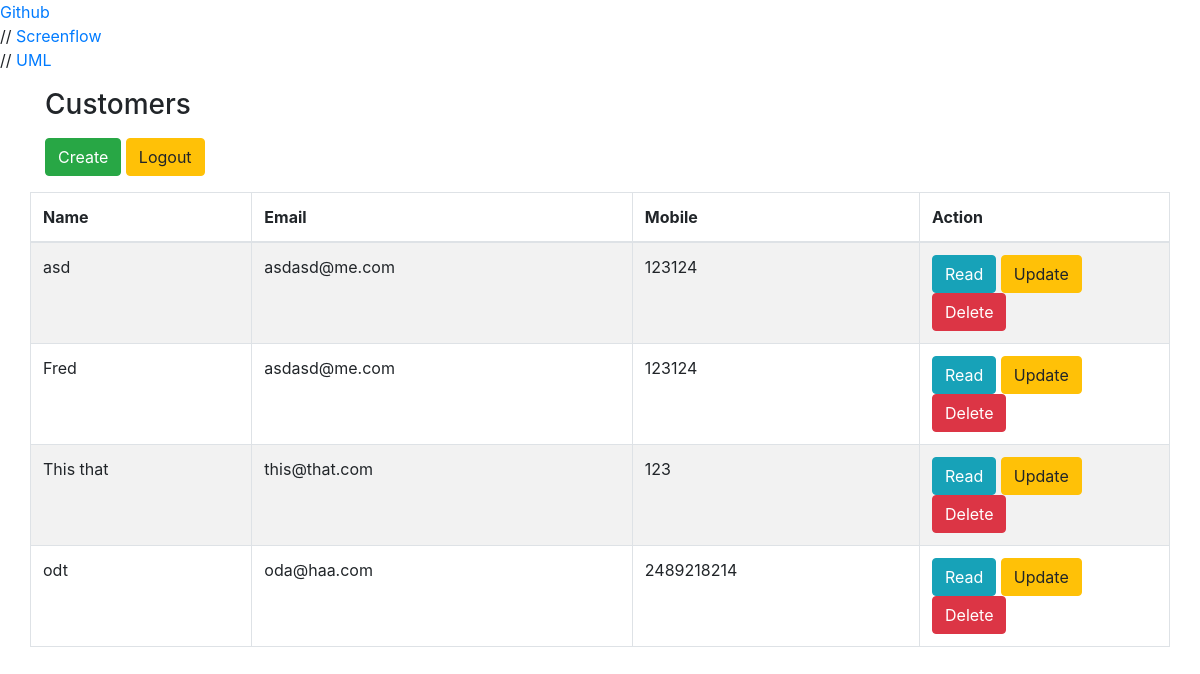
Page /customer.php (signed in) on the committed database.
### tables this page shows
CREATE TABLE `customer` (
  `id` int(11) NOT NULL,
  `name` varchar(100) NOT NULL,
  `email` varchar(100) NOT NULL,
  `mobile` varchar(100) NOT NULL,
  `PasswordHashed` varchar(255) NOT NULL,
  `FileName` varchar(255) DEFAULT NULL,
  `FileType` varchar(255) DEFAULT NULL,
  `FileSize` int(11) DEFAULT NULL,
  `Discription` varchar(255) DEFAULT NULL,
  `Content` mediumblob,
  `FilePath` varchar(255) DEFAULT NULL
);

### customers.class.php (the view, shortened to what this page needs)
<?php
class Customer {
    private $title = "Customer";
    private $tableName = "customer";
    function list_records() {
        echo "<!DOCTYPE html>
        <html>
            <head>
                <title>$this->title" . "s" . "</title>
                    ";
        echo "
                <meta charset='UTF-8'>
                <link href='https://stackpath.bootstrapcdn.com/bootstrap/4.1.2/css/bootstrap.min.css' rel='stylesheet'>
                <script src='https://stackpath.bootstrapcdn.com/bootstrap/4.1.2/js/bootstrap.min.js'></script>
                    ";
        echo "
            </head>
            <body>
                <a href='https://github.com/Twiggster/355Prog03' target='_blank'>Github</a><br />
				// <a href='http://csis.svsu.edu/~fjschulz/prog02/Screenflow.png' target='_blank'>Screenflow</a><br />
				// <a href='http://csis.svsu.edu/~fjschulz/prog02/UML.png' target='_blank'>UML</a><br />
                <div class='container'>
                    <p class='row'>
                        <h3>$this->title" . "s" . "</h3>
                    </p>
                    <p>
                        <a href='$this->tableName.php?fun=display_create_form' class='btn btn-success'>Create</a>
						<a href='logout.php' class='btn btn-warning'>Logout</a>
                    </p>
                    <div class='row'>
                        <table class='table table-striped table-bordered'>
                            <thead>
                                <tr>
                                    <th>Name</th>
                                    <th>Email</th>
                                    <th>Mobile</th>
                                    <th>Action</th>
                                </tr>
                            </thead>
                            <tbody>
                    ";
        $pdo = Database::connect();
        $sql = "SELECT * FROM $this->tableName ORDER BY id DESC";
        foreach ($pdo->query($sql) as $row) {
            echo "<tr>";
            echo "<td>". $row["name"] . "</td>";
            echo "<td>". $row["email"] . "</td>";
            echo "<td>". $row["mobile"] . "</td>";
            echo "<td width=250>";
            echo "<a class='btn btn-info' href='$this->tableName.php?fun=display_read_form&id=".$row["id"]."'>Read</a>";
            echo "<a class='btn btn-warning' href='$this->tableName.php?fun=display_update_form&id=".$row["id"]."'>Update</a>";
            echo "<a class='btn btn-danger' href='$this->tableName.php?fun=display_delete_form&id=".$row["id"]."'>Delete</a>";
            echo "</td>";
            echo "</tr>";
        }
        echo "
                            </tbody>
                        </table>
                    </div>
                </div>
            </body>
        </html>
                    ";
    }
}

### customer.php (shortened to what this page needs)
<?php
require "customers.class.php";
$cust = new Customer();
if(isset($_GET["fun"])) $fun = $_GET["fun"];
else $fun = "display_list";
switch ($fun) {
    case "display_list":        $cust->list_records();
        break;
}

### rows in the picture
customer: name "asd", email "asdasd@me.com", mobile "123124"
customer: name "Fred", email "asdasd@me.com", mobile "123124"
customer: name "This that", email "this@that.com", mobile "123"
customer: name "odt", email "oda@haa.com", mobile "2489218214"

### other values in the picture
$this->title "Customer"
